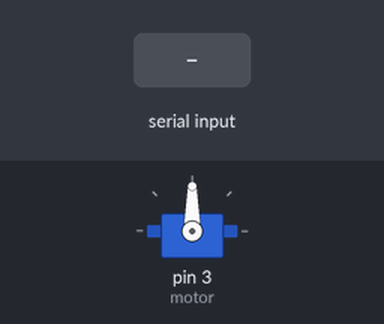
The sketch below on a simulated Arduino Uno, built with avr-gcc and run on an emulated ATmega328P. On the bench: servo. The inputs (shaded band) are chosen by the test bench.

Above: at 1.2 s.
1.3 s: byte 30 received over Serial
At 2.3 s:
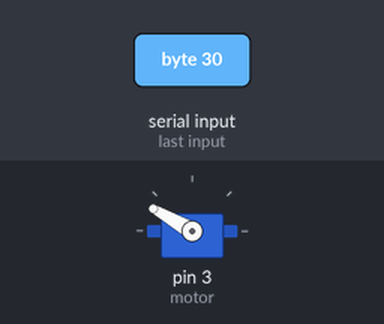
2.8 s: byte 120 received over Serial
At 3.4 s:
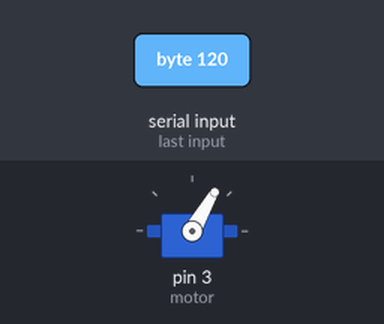
Timing chart, 0 to 5.8 s (numbered marks = the images above; inputs shaded):
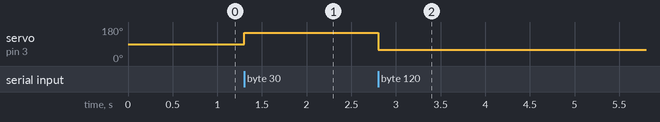

Measured:
- after the input at 1.3 s, servo on pin 3 (motor): 90° → 150° at once
- after the input at 2.8 s, servo on pin 3 (motor): 150° → 60° at once

The sketch:

servo_receiver.ino
```cpp
#include <Servo.h>
Servo motor;

void setup() {
  Serial.begin(9600);
  motor.attach(3);
}
void loop() {
  if (Serial.available() > 0) {
    int angle = Serial.read();
    motor.write(180-angle);
    // use angle here, e.g. servo.write(angle);
  }
}
```
